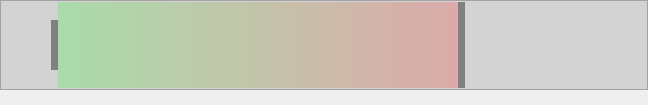
     <widget class="QWidgetRuler" name="scrollAreaWidgetContents">
      <property name="geometry">
       <rect>
        <x>0</x>
        <y>0</y>
        <width>648</width>
        <height>105</height>
       </rect>
      </property>
      <property name="sizePolicy">
       <sizepolicy hsizetype="Preferred" vsizetype="Preferred">
        <horstretch>0</horstretch>
        <verstretch>0</verstretch>
       </sizepolicy>
      </property>
      <property name="minimumSize">
       <size>
        <width>0</width>
        <height>0</height>
       </size>
      </property>
      <property name="maximumSize">
       <size>
        <width>16777215</width>
        <height>16777215</height>
       </size>
      </property>
      <property name="sizeIncrement">
       <size>
        <width>0</width>
        <height>0</height>
       </size>
      </property>
      <property name="baseSize">
       <size>
        <width>0</width>
        <height>0</height>
       </size>
      </property>
      <layout class="QVBoxLayout" name="verticalLayout_3">
       <property name="spacing">
        <number>0</number>
       </property>
       <property name="leftMargin">
        <number>0</number>
       </property>
       <property name="topMargin">
        <number>0</number>
       </property>
       <property name="rightMargin">
        <number>0</number>
       </property>
       <property name="bottomMargin">
        <number>0</number>
       </property>
       <item>
        <widget class="QFrameSelector" name="frame_selector">
         <property name="sizePolicy">
          <sizepolicy hsizetype="Preferred" vsizetype="Preferred">
           <horstretch>0</horstretch>
           <verstretch>0</verstretch>
          </sizepolicy>
         </property>
         <property name="minimumSize">
          <size>
           <width>0</width>
           <height>0</height>
          </size>
         </property>
         <property name="maximumSize">
          <size>
           <width>16777215</width>
           <height>16777215</height>
          </size>
         </property>
         <property name="baseSize">
          <size>
           <width>0</width>
           <height>0</height>
          </size>
         </property>
         <property name="styleSheet">
          <string notr="true">background: lightgray;</string>
         </property>
         <property name="frameShape">
          <enum>QFrame::StyledPanel</enum>
         </property>
         <property name="frameShadow">
          <enum>QFrame::Raised</enum>
         </property>
         <layout class="QHBoxLayout" name="horizontalLayout_2">
          <property name="spacing">
           <number>0</number>
          </property>
          <property name="leftMargin">
           <number>0</number>
          </property>
          <property name="topMargin">
           <number>1</number>
          </property>
          <property name="rightMargin">
           <number>1</number>
          </property>
          <property name="bottomMargin">
           <number>1</number>
          </property>
          <item>
           <widget class="QFrame" name="frame_spacer">
            <property name="sizePolicy">
             <sizepolicy hsizetype="Minimum" vsizetype="Preferred">
              <horstretch>0</horstretch>
              <verstretch>0</verstretch>
             </sizepolicy>
            </property>
            <property name="minimumSize">
             <size>
              <width>50</width>
              <height>0</height>
             </size>
            </property>
            <property name="styleSheet">
             <string notr="true">background-color: rgba(0, 0, 255, 00);
</string>
            </property>
            <property name="frameShape">
             <enum>QFrame::StyledPanel</enum>
            </property>
            <property name="frameShadow">
             <enum>QFrame::Raised</enum>
            </property>
           </widget>
          </item>
          <item>
           <widget class="QLabelSlider" name="label_leftSlider">
            <property name="sizePolicy">
             <sizepolicy hsizetype="Fixed" vsizetype="Fixed">
              <horstretch>0</horstretch>
              <verstretch>0</verstretch>
             </sizepolicy>
            </property>
            <property name="minimumSize">
             <size>
              <width>0</width>
              <height>50</height>
             </size>
            </property>
            <property name="cursor">
             <cursorShape>SizeHorCursor</cursorShape>
            </property>
            <property name="styleSheet">
             <string notr="true">background-color: gray;</string>
            </property>
            <property name="text">
             <string/>
            </property>
            <property name="pixmap">
             <pixmap resource="timeline.qrc">:/images/leftSlider.png</pixmap>
            </property>
           </widget>
          </item>
          <item>
           <widget class="QFrame" name="frame_playZone">
            <property name="sizePolicy">
             <sizepolicy hsizetype="Fixed" vsizetype="Preferred">
              <horstretch>0</horstretch>
              <verstretch>0</verstretch>
             </sizepolicy>
            </property>
            <property name="minimumSize">
             <size>
              <width>400</width>
              <height>0</height>
             </size>
            </property>
            <property name="styleSheet">
             <string notr="true">background-color: qlineargradient(spread:pad, x1: 0 y1: 0, x2: 1 y2: 0, stop:0 rgba(0,255, 0, 50), stop:1 rgba(255, 0, 0, 50));
border: 0px;</string>
            </property>
            <property name="frameShape">
             <enum>QFrame::StyledPanel</enum>
            </property>
            <property name="frameShadow">
             <enum>QFrame::Raised</enum>
            </property>
            <property name="lineWidth">
             <number>1</number>
            </property>
           </widget>
          </item>
          <item>
           <widget class="QLabelSlider" name="label_rightSlider">
            <property name="sizePolicy">
             <sizepolicy hsizetype="Fixed" vsizetype="Fixed">
              <horstretch>0</horstretch>
              <verstretch>0</verstretch>
             </sizepolicy>
            </property>
            <property name="minimumSize">
             <size>
              <width>0</width>
              <height>86</height>
             </size>
            </property>
            <property name="cursor">
             <cursorShape>SizeHorCursor</cursorShape>
            </property>
            <property name="styleSheet">
             <string notr="true">background-color: gray;</string>
            </property>
            <property name="text">
             <string/>
            </property>
            <property name="pixmap">
             <pixmap resource="timeline.qrc">:/images/rightSlider.png</pixmap>
            </property>
           </widget>
          </item>
          <item>
           <spacer name="horizontalSpacer_2">
            <property name="orientation">
             <enum>Qt::Horizontal</enum>
            </property>
            <property name="sizeType">
             <enum>QSizePolicy::Expanding</enum>
            </property>
            <property name="sizeHint" stdset="0">
             <size>
              <width>0</width>
              <height>0</height>
             </size>
            </property>
           </spacer>
          </item>
          <item>
           <widget class="QFrame" name="frame_spacer_2">
            <property name="sizePolicy">
             <sizepolicy hsizetype="Minimum" vsizetype="Preferred">
              <horstretch>0</horstretch>
              <verstretch>0</verstretch>
             </sizepolicy>
            </property>
            <property name="minimumSize">
             <size>
              <width>0</width>
              <height>0</height>
             </size>
            </property>
            <property name="styleSheet">
             <string notr="true">background-color: rgba(0, 0, 255, 0);</string>
            </property>
            <property name="frameShape">
             <enum>QFrame::StyledPanel</enum>
            </property>
            <property name="frameShadow">
             <enum>QFrame::Raised</enum>
            </property>
            <layout class="QVBoxLayout" name="verticalLayout_2">
             <property name="spacing">
              <number>0</number>
             </property>
             <property name="leftMargin">
              <number>0</number>
             </property>
             <property name="topMargin">
              <number>0</number>
             </property>
             <property name="rightMargin">
              <number>0</number>
             </property>
             <property name="bottomMargin">
              <number>0</number>
             </property>
            </layout>
           </widget>
          </item>
         </layout>
        </widget>
       </item>
       <item>
        <widget class="QFrameTimescale" name="frame_timescale">
         <property name="sizePolicy">
          <sizepolicy hsizetype="Preferred" vsizetype="Fixed">
           <horstretch>0</horstretch>
           <verstretch>0</verstretch>
          </sizepolicy>
         </property>
         <property name="minimumSize">
          <size>
           <width>0</width>
           <height>15</height>
          </size>
         </property>
         <property name="maximumSize">
          <size>
           <width>16777215</width>
           <height>15</height>
          </size>
         </property>
         <property name="frameShape">
          <enum>QFrame::NoFrame</enum>
         </property>
         <property name="frameShadow">
          <enum>QFrame::Raised</enum>
         </property>
        </widget>
       </item>
      </layout>
     </widget>
